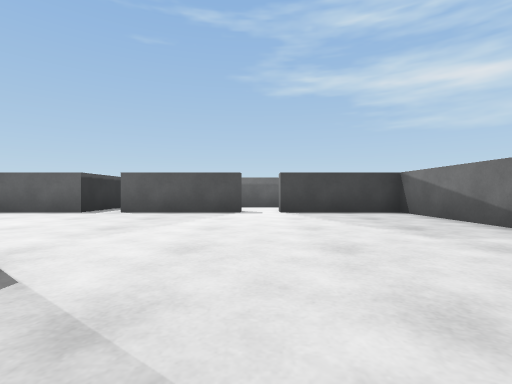
View 1 (above)

15 first-person views from a walk through a scene from a Unity 3-D project. The camera is 0.51 m above the floor, looks level and sees 85° across. The floor is counted in squares, 1 m on a side. Each view is taken from the middle of a square. On the plan, view 1 faces up. The plan holds only what a view shows up to about 9 squares ahead; the rest is blank. The player character is not drawn.

View 2
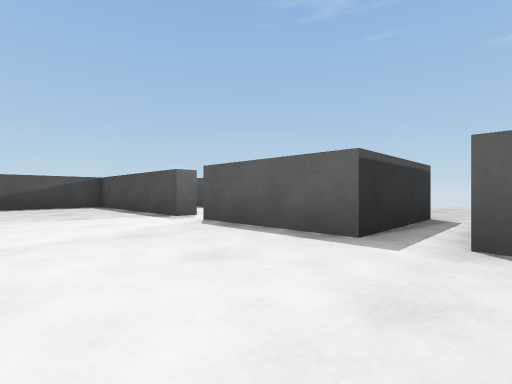

View 3
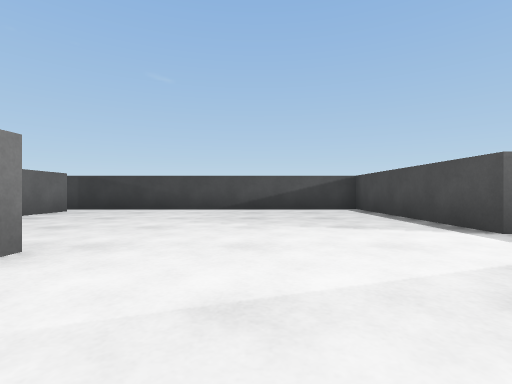

View 4
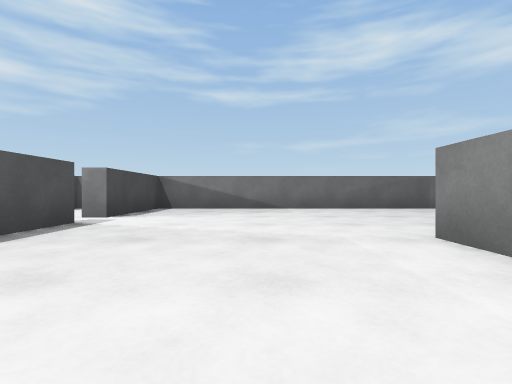

View 5
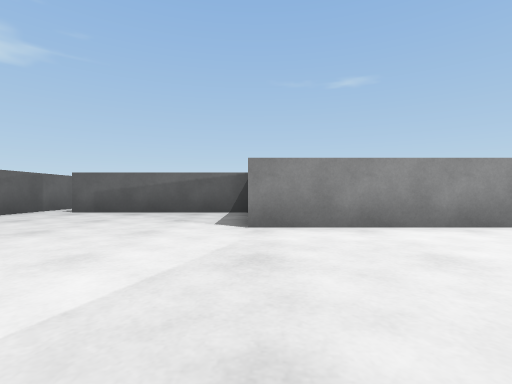

View 6
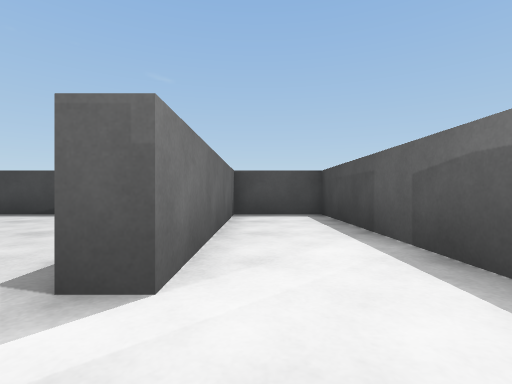

View 7
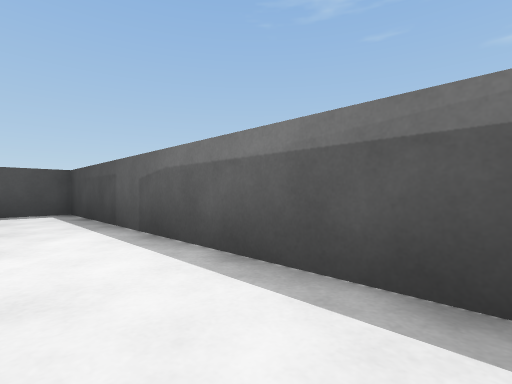

View 8
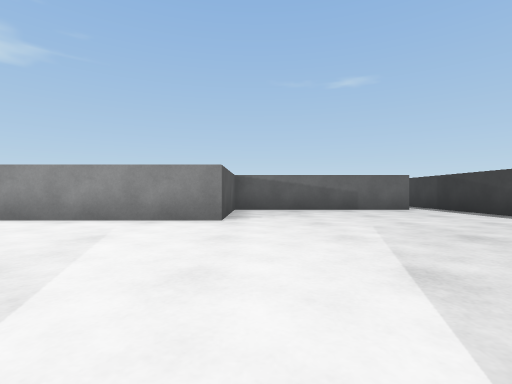

View 9
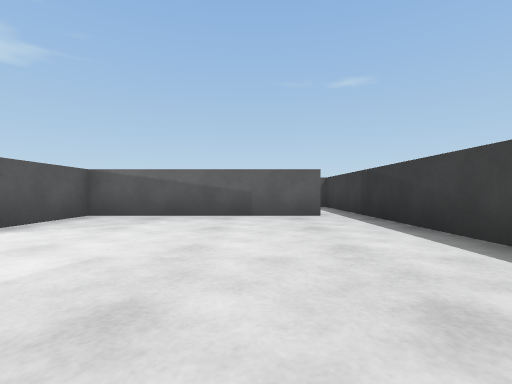

View 10
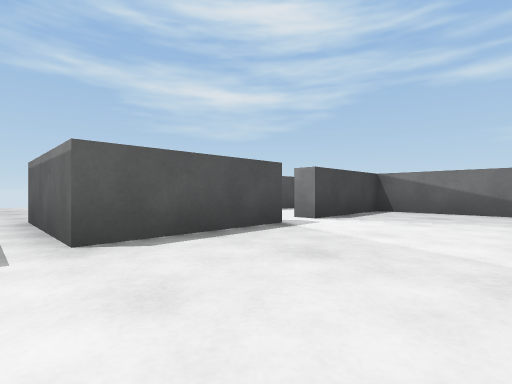

View 11
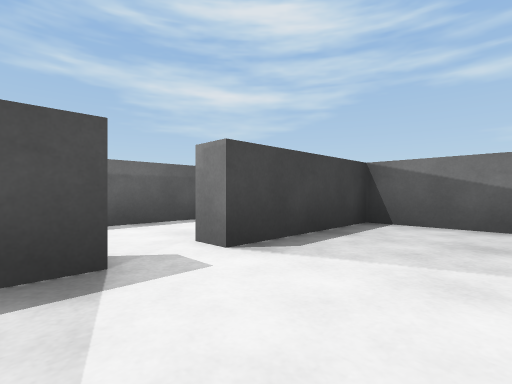

View 12
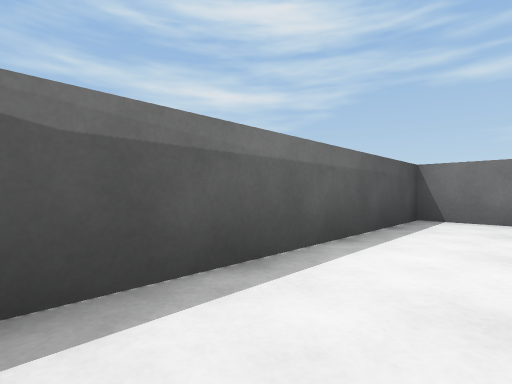

View 13
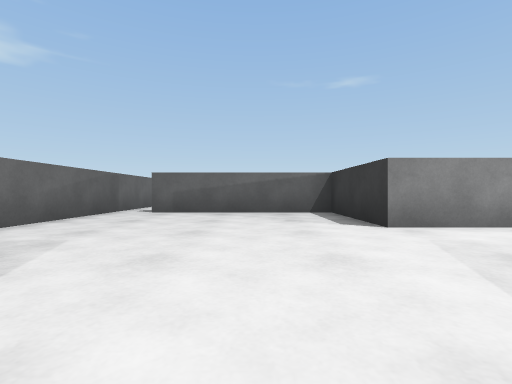

View 14
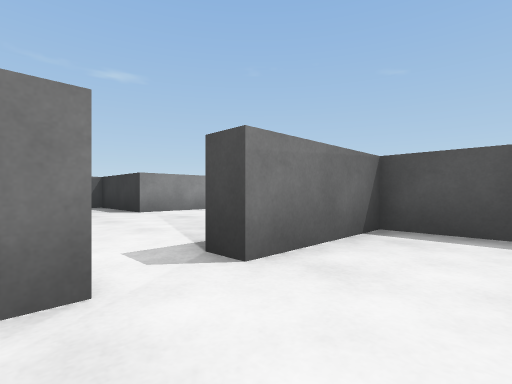

View 15
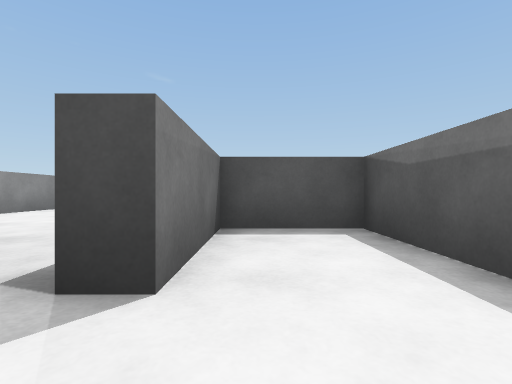

### Floor plan
Points are (right, up) in squares from view 1. A wall is a line through its corners. A room is listed if a view was taken in it or the views show most of it. See-through windows are left out.
Room 1 (views 1, 2, 3, 4, 5, 8, 9, 10, 11, 13)
walls: (-8.4, 7.5) (-8.4, 7) (-13.4, 7) (-13.4, -0.5); (-0.4, 7.5) (-0.4, 7) (-3.4, 7) (-3.4, 10); (-4.4, 10) (-4.4, 7) (-7.4, 7); (-12.5, -1) (-7.4, -1) (-7.4, 2) (-1.9, 2) (-1.9, -1) (2.6, -1); (3.6, -0.5) (3.6, 7) (0.6, 7) (0.6, 7.5)
ways out: opening at (-8, 7) to room 2; opening at (0, 7) to room 3; opening at (-13, -1); opening at (-4, 10); opening at (3, -1)
Room 2 (views 6, 7)
walls: (-13.1, 7.5) (-8.4, 7.5); (-6, 9.5) (-13.4, 9.5) (-13.4, 7.5)
ways out: opening at (-8, 7) to room 1
Room 3 (views 12, 14, 15)
walls: (0.6, 7.5) (1, 7.5); (3.6, 8.2) (3.6, 9.5) (-2.9, 9.5) (-2.9, 7.5) (-0.4, 7.5)
ways out: opening at (0, 7) to room 1

Positions as (right, up) in squares from view 1, and headings:
1: (0, 0), facing up
2: (-3, 4), facing up-left
3: (-5, 4), facing left
4: (-5, 4), facing right
5: (-2, 6), facing down
6: (-7, 8), facing left
7: (-6, 8), facing up-left
8: (-8, 7), facing down
9: (-11, 5), facing down
10: (-4, 4), facing up-right
11: (-1, 5), facing up-right
12: (-2, 8), facing up-right
13: (0, 6), facing down
14: (1, 9), facing down-left
15: (1, 8), facing left
